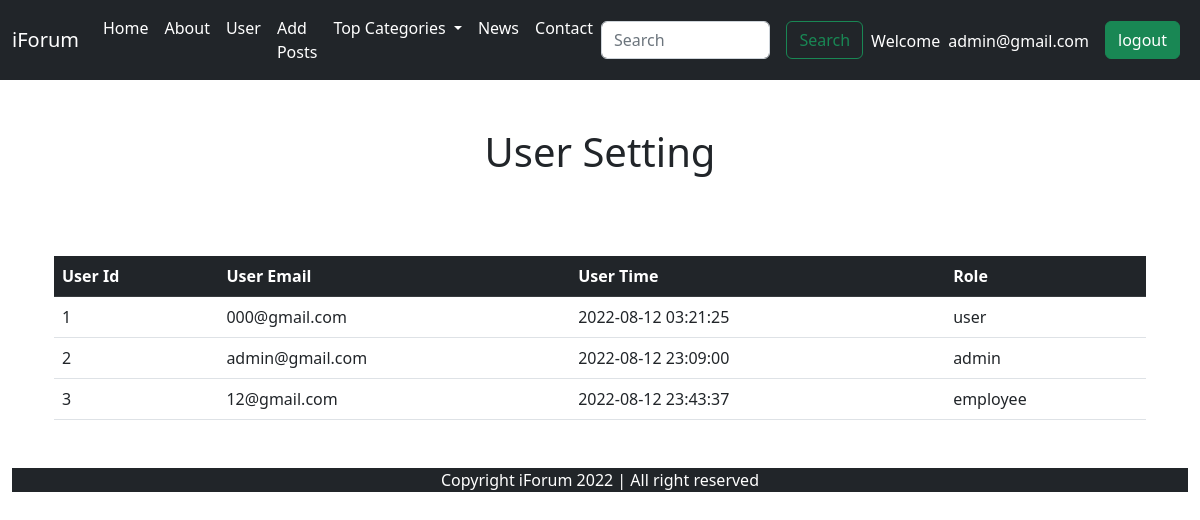
/setting.php (signed in), run on the app's committed database.
### tables this page shows
CREATE TABLE `users` (
  `id` int(11) NOT NULL,
  `user_email` varchar(50) NOT NULL,
  `user_password` varchar(255) NOT NULL,
  `time` datetime NOT NULL DEFAULT current_timestamp(),
  `role` enum('admin','user','employee') NOT NULL
);

### setting.php (the view, shortened to what this page needs)
<!doctype html>
<html lang="en">
<head>
    <link href="https://cdn.jsdelivr.net/npm/bootstrap@5.2.0/dist/css/bootstrap.min.css" rel="stylesheet"
>
</head>
<body>
    <?php
include 'components/nav.php';
?>
    <div class="container mt-5">
        <h1 class="text-center">User Setting</h1>
    </div>
<div class="container">
<div class="container mb-5 ">
        <table class="table" style="padding-top: 16px">
            <thead class="table-dark ">
                <th>User Id</th>
                <th>User Email</th>
                <th>User Time</th>
                <th>Role</th>
            </thead>
            <tbody>
                <?php
                        $sql = "SELECT * FROM `users`";
                        $result = mysqli_query($conn,$sql);
                        $count = 0;
                        while($row = mysqli_fetch_assoc($result)){
                            $count = $count + 1;
                            echo "<tr>
                                <td>" . $count . "</td>
                                <td>" . $row['user_email'] . "</td>
                                <td>" .$row['time'] . "</td>
                                <td>" .$row['role']. "</td>
                                </tr>";
                            echo "<br>";
                        }
                    ?>
            </tbody>
        </table>
    </div>
</div>
    <div class="container-fluid">
        <div class="copy">
            <p class="text-center text-white bg-dark mb-0">Copyright iForum 2022 | All right reserved </p>
        </div>
    </div>
</body>
</html>

### data on the page
users: user_email "000@gmail.com", time "2022-08-12 03:21:25", role "user"
users: user_email "admin@gmail.com", time "2022-08-12 23:09:00", role "admin"
users: user_email "12@gmail.com", time "2022-08-12 23:43:37", role "employee"

### other printed values
$_SESSION['login_email'] "admin@gmail.com"
